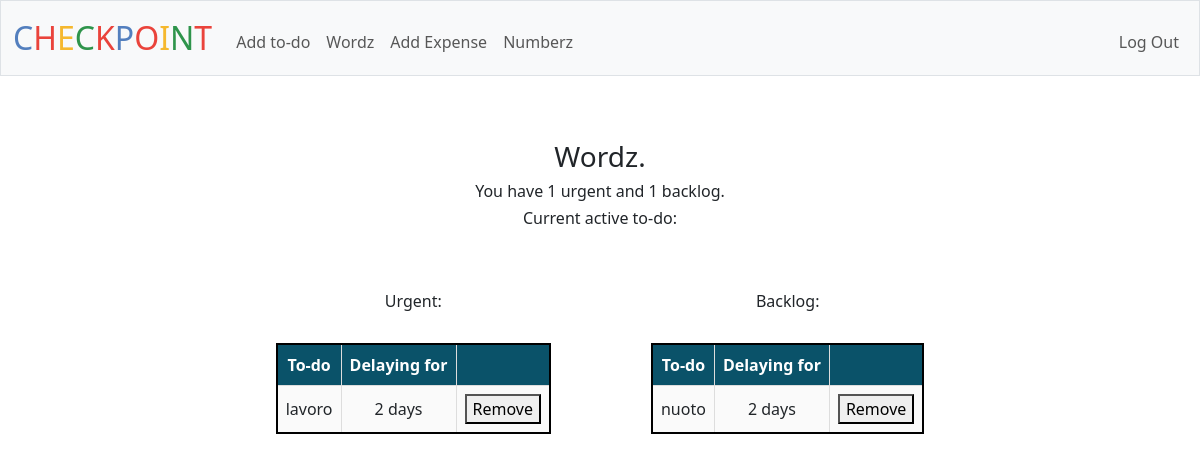
The app's page /wordz (signed in) with its own data.
### tables this page shows
CREATE TABLE "todos" (
id INTEGER PRIMARY KEY AUTOINCREMENT NOT NULL,
username TEXT,
category TEXT,
item TEXT,
status TEXT,
timedate DATETIME DEFAULT CURRENT_TIMESTAMP,
FOREIGN KEY (username) REFERENCES users(username)
);

### app.py (the view)
@app.route("/wordz", methods=["GET", "POST"])
@login_required
def wordz():
    if request.method == "POST":
        item_remove = request.form.get("remove")
        if item_remove:
            db.execute("DELETE FROM todos WHERE item = ?", item_remove)
            return redirect(url_for("wordz"))
    else:
        user_todo_urgent = db.execute("SELECT item, timedate FROM todos WHERE username = ? AND category = ? AND status = ?", session["username"], "urgent", "open")
        for row in user_todo_urgent:
            row['timedate'] = datetime.strptime(row['timedate'], '%Y-%m-%d %H:%M:%S')  # Adjust format as needed
            row['delay'] = (datetime.now() - row['timedate']).days
        user_todo_backlog = db.execute("SELECT item, timedate FROM todos WHERE username = ? AND category = ? AND status = ?", session["username"], "backlog", "open")
        for row in user_todo_backlog:
            row['timedate'] = datetime.strptime(row['timedate'], '%Y-%m-%d %H:%M:%S')  # Adjust format as needed
            row['delay'] = (datetime.now() - row['timedate']).days
        return render_template("wordz.html", user_todo_urgent=user_todo_urgent, user_todo_backlog=user_todo_backlog)

### app.py (called while the page is built)
@app.after_request
def after_request(response):
    response.headers["Cache-Control"] = "no-cache, no-store, must-revalidate"
    response.headers["Expires"] = 0
    response.headers["Pragma"] = "no-cache"
    return response

### helpers.py (called while the page is built)
def login_required(f):
    @wraps(f)
    def decorated_function(*args, **kwargs):
        if session.get("user_id") is None:
            return redirect("/login")
        return f(*args, **kwargs)
    return decorated_function

### templates/wordz.html (shortened to what this page needs)
{% extends "layout.html" %}
{% block main %}
    <p>
        <h3>Wordz.</h3>
        <h6>You have {{ user_todo_urgent | length }} urgent and {{ user_todo_backlog | length }} backlog.</h6>
        <h6>Current active to-do:</h6><br>
    </p>
    <div class="table-container2">
        <div>
            <p><h6>Urgent:</h6></p>
            <table>
                <tr>
                    <th>To-do</th>
                    <th>Delaying for</th>
                    <th></th>
                </tr>
                {% for row in user_todo_urgent %}
                <tr>
                    <td>{{ row.item }}</td>
                    <td>{{ row.delay }} days</td>
                    <td>
                        <form method="post">
                            <button type="submit" name="remove" value="{{ row.item }}">Remove</button>
                        </form>
                    </td>
                </tr>
                {% endfor %}
            </table>
        </div>
        <div>
            <p><h6>Backlog:</h6></p>
            <table>
                <tr>
                    <th>To-do</th>
                    <th>Delaying for</th>
                    <th></th>
                </tr>
                {% for row in user_todo_backlog %}
                <tr>
                    <td>{{ row.item }}</td>
                    <td>{{ row.delay }} days</td>
                    <td>
                        <form method="post">
                            <button type="submit" name="remove" value="{{ row.item }}">Remove</button>
                        </form>
                    </td>
                </tr>
                {% endfor %}
            </table>
        </div>
    </div>
{% endblock %}

### static/styles.css (style rules this page uses)
table { margin-top: 2rem; margin-bottom: 3rem; margin-left: auto; margin-right: auto; border: 2px solid black; border-collapse: collapse; background-color: #FAFAFA; }
td, th { border: 1px solid black; padding: 8px; text-align: center; }
th { background-color: #0A5269; color: white; }
.table-container2 { display: flex; flex-wrap: wrap; gap: 100px; justify-content: center; }
table { width: 100%; border-collapse: collapse; }
table th, table td { border: 1px solid #ddd; padding: 8px; }

### records on screen
todos: item "lavoro", delay "2"
todos: item "nuoto", delay "2"

### other values on screen
{{ user_todo_urgent | length }} "1"
{{ user_todo_backlog | length }} "1"
